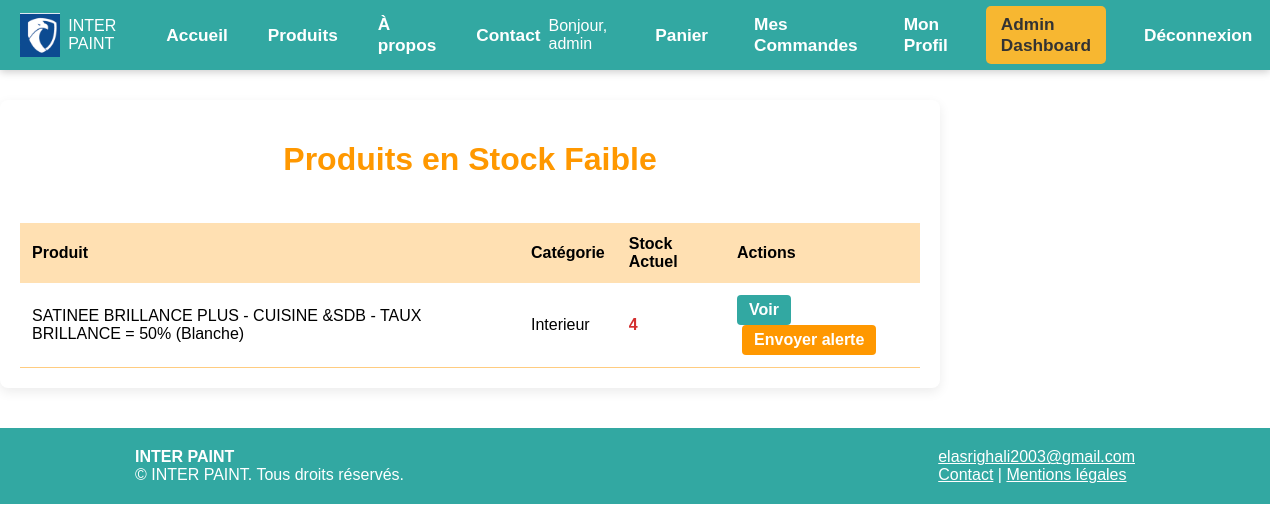
/store/admin/stock/low-stock/ (signed in), run on the app's committed database.
### store/models.py (models this page shows, shortened)
class PaintProduct(models.Model):
    GAMME_CHOICES = [
        ('luxe', 'Gamme de Luxe'),
        ('pro', 'Gamme Pro'),
    ]
    name = models.CharField(max_length=100)
    description = models.TextField()
    price = models.DecimalField(max_digits=8, decimal_places=2)
    color = models.CharField(max_length=50)
    stock = models.PositiveIntegerField()
    category = models.ForeignKey(Category, on_delete=models.CASCADE, related_name='products', null=True, blank=True)
    gamme = models.CharField(max_length=10, choices=GAMME_CHOICES, default='pro', verbose_name='Gamme')
    image_url = models.URLField(blank=True, null=True)
    image = models.ImageField(upload_to='products/', blank=True, null=True)
    lessivage = models.BooleanField(choices=[(True, 'Oui'), (False, 'Non')], default=False, verbose_name='Lessivage')
    colissage = models.DecimalField(max_digits=6, decimal_places=2, blank=True, null=True, verbose_name='Colissage (kg)')

class Category(models.Model):
    name = models.CharField(max_length=100)
    description = models.TextField(blank=True)

### store/views.py (the view)
# urls.py: path('admin/stock/low-stock/', views.low_stock_products_list, name='low_stock_products_list'),
@staff_member_required
def low_stock_products_list(request):
    products = PaintProduct.objects.filter(stock__lt=10).order_by('name')
    return render(request, 'admin/low_stock_products_list.html', {'products': products})

### store/templates/admin/low_stock_products_list.html (shortened to what this page needs)
{% extends 'store/base.html' %}
{% block content %}
<div class="container" style="max-width:900px; padding:20px; background:#fff; border-radius:8px; box-shadow:0 4px 12px rgba(0,0,0,0.08); margin-top:30px;">
    <h1 style="color:#ff9800; text-align:center; margin-bottom:30px;">Produits en Stock Faible</h1>
    {% if products %}
        <div style="overflow-x:auto;">
            <table style="width:100%; border-collapse:collapse; margin-top:15px;">
                <thead>
                    <tr style="background:#ffe0b2;">
                        <th style="padding:12px; text-align:left;">Produit</th>
                        <th style="padding:12px; text-align:left;">Catégorie</th>
                        <th style="padding:12px; text-align:left;">Stock Actuel</th>
                        <th style="padding:12px; text-align:left;">Actions</th>
                    </tr>
                </thead>
                <tbody>
                    {% for product in products %}
                    <tr style="border-bottom:1px solid #ffcc80;">
                        <td style="padding:12px;">{{ product.name }} ({{ product.color }})</td>
                        <td style="padding:12px;">{{ product.category.name }}</td>
                        <td style="padding:12px;"><span style="color:#d32f2f; font-weight:bold;">{{ product.stock }}</span></td>
                        <td style="padding:12px;">
                            <a href="{% url 'store:product_detail' product.pk %}" class="btn" style="background:#32a8a2; color:#fff; padding:6px 12px; text-decoration:none; border-radius:4px; display:inline-block;">Voir</a>
                            <a href="{% url 'store:send_stock_alert' product.pk %}" class="btn" style="background:#ff9800; color:#fff; padding:6px 12px; text-decoration:none; border-radius:4px; display:inline-block; margin-left:5px;">Envoyer alerte</a>
                        </td>
                    </tr>
                    {% endfor %}
                </tbody>
            </table>
        </div>
    {% else %}
        <p style="text-align:center; color:#777;">Aucun produit en stock faible pour le moment.</p>
    {% endif %}
</div>
{% endblock %}

### store/templates/store/base.html (shortened to what this page needs)
{% load static %}
<!DOCTYPE html>
<html lang="fr">
<head>
</head>
<body>
    <div class="navbar">
        <div class="container">
            <div class="left">
                <div class="logo">
                    <img src="{% static 'images/paint_shop_logo.png' %}">
                    <span>INTER PAINT</span>
                </div>
                <a href="{% url 'home' %}">Accueil</a>
                <a href="{% url 'store:product_list' %}">Produits</a>
                <a href="{% url 'store:about' %}">À propos</a>
                <a href="{% url 'store:contact' %}">Contact</a>
            </div>
            <div class="right">
                {% if user.is_authenticated %}
                    <span class="user">Bonjour, {{ user.username }}</span>
                    <a href="{% url 'store:cart_detail' %}">Panier</a>
                    <a href="{% url 'store:order_history' %}">Mes Commandes</a>
                    <a href="{% url 'store:profile_update' %}">Mon Profil</a>
                    {% if user.is_staff %}
                        <a href="{% url 'store:admin_dashboard' %}" style="background:#F7B731; color:#333; padding:8px 15px; border-radius:5px;">Admin Dashboard</a>
                    {% endif %}
                    <a href="{% url 'store:logout' %}">Déconnexion</a>
                {% else %}
                    <a href="{% url 'store:login' %}">Connexion</a>
                    <a href="{% url 'store:register' %}">Inscription</a>
                {% endif %}
            </div>
        </div>
    </div>
    {% block content %}{% endblock %}
    <footer>
        <div style="max-width:1000px;margin:0 auto;display:flex;justify-content:space-between;align-items:center;flex-wrap:wrap;">
            <div>
                <strong>INTER PAINT</strong><br>
                &copy; {{ now|date:'Y' }} INTER PAINT. Tous droits réservés.
            </div>
            <div>
                <a href="mailto:elasrighali2003@gmail.com">elasrighali2003@gmail.com</a><br>
                <a href="{% url 'store:contact' %}">Contact</a> |
                <a href="#">Mentions légales</a>
            </div>
        </div>
    </footer>
</body>
</html>

### store/templates/store/base.html (style rules this page uses)
body { font-family: Arial, sans-serif; background: #fff; margin: 0; }
.navbar { background: #32a8a2; color: #fff; padding: 0; margin-bottom: 30px; box-shadow: 0 2px 8px #ccc; }
.navbar .container { max-width: 1400px; margin: 0 auto; display: flex; justify-content: space-between; align-items: center; padding: 0 20px; height: 70px; }
.navbar .left { display: flex; align-items: center; gap: 24px; }
.navbar .logo { display: flex; align-items: center; margin-right: 18px; }
.navbar .logo img { height: 44px; width: auto; margin-right: 8px; }
.navbar a { color: #fff; text-decoration: none; font-weight: bold; padding: 0 8px; font-size: 1.08em; transition: color 0.2s; }
.navbar .right { display: flex; align-items: center; gap: 30px; }
.navbar .user { margin-right: 10px; }
.btn, button { background: #32a8a2; color: #fff; border: none; border-radius: 4px; padding: 8px 18px; font-weight: bold; cursor: pointer; text-decoration: none; transition: background 0.2s; }
footer { background: #32a8a2; color: #fff; padding: 20px 0; margin-top: 40px; }
footer a { color: #fff; }

### data on the page
PaintProduct: name "SATINEE BRILLANCE PLUS - CUISINE &SDB - TAUX BRILLANCE = 50%", color "Blanche", category.name "Interieur", stock "4"

### other printed values
{{ user.username }} "admin"
